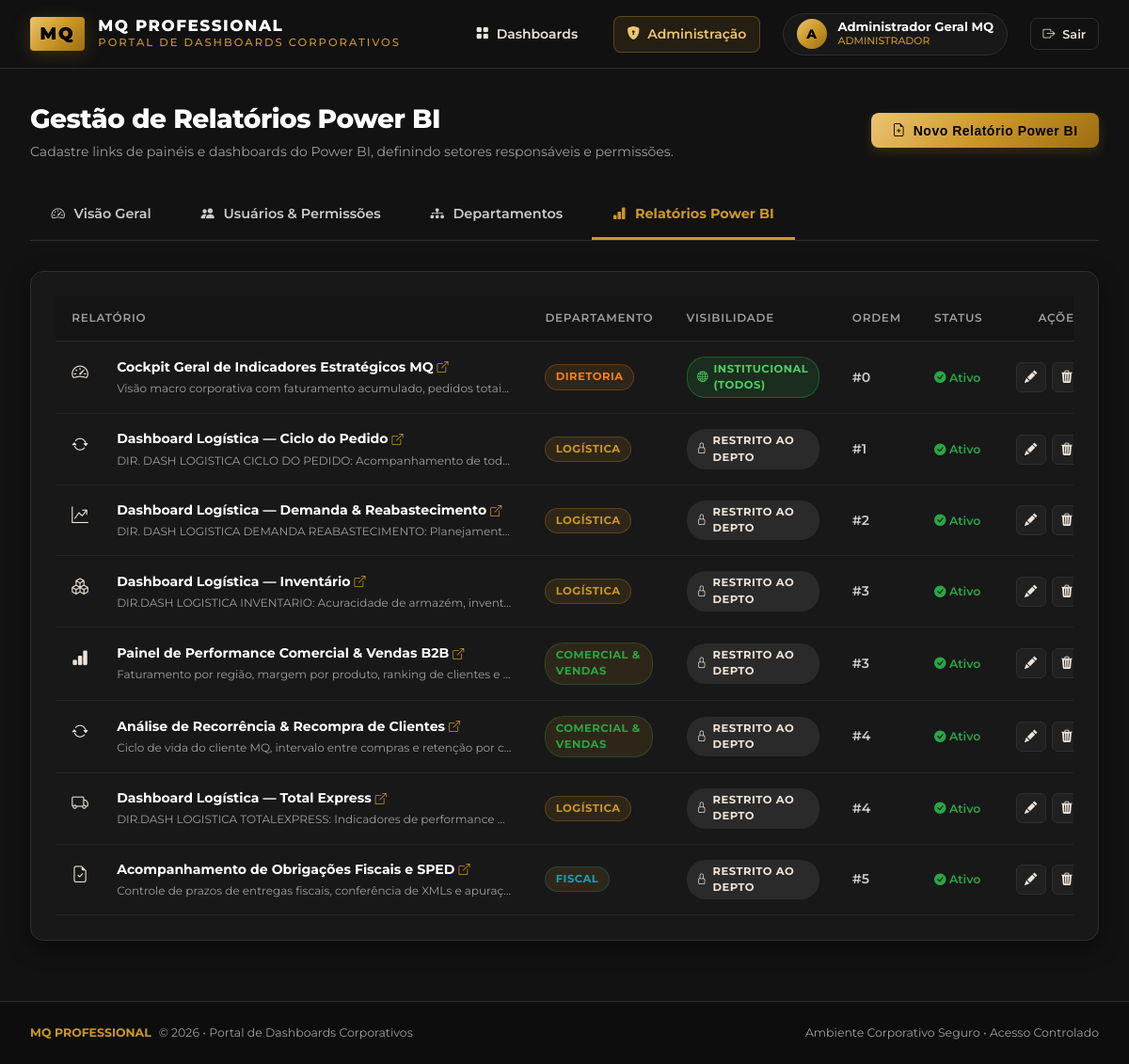
The page /admin/reports (signed in) on the database its author committed.
### tables this page shows
CREATE TABLE reports (
        id INTEGER PRIMARY KEY AUTOINCREMENT,
        title TEXT NOT NULL,
        description TEXT,
        department_id INTEGER NOT NULL,
        embed_url TEXT NOT NULL,
        icon TEXT DEFAULT 'bi-bar-chart-line',
        is_public INTEGER DEFAULT 0, -- 1 se visível para todos os usuários logados
        display_order INTEGER DEFAULT 0,
        active INTEGER DEFAULT 1,
        created_at DATETIME DEFAULT CURRENT_TIMESTAMP,
        FOREIGN KEY (department_id) REFERENCES departments (id) ON DELETE CASCADE
    );

CREATE TABLE departments (
        id INTEGER PRIMARY KEY AUTOINCREMENT,
        name TEXT NOT NULL,
        code TEXT UNIQUE NOT NULL,
        description TEXT,
        icon TEXT DEFAULT 'bi-folder',
        color TEXT DEFAULT '#CB9727',
        created_at DATETIME DEFAULT CURRENT_TIMESTAMP
    );

### app.py (the view, shortened to what this page needs)
@app.route('/admin/reports', methods=['GET', 'POST'])
@admin_required
def admin_reports():
    reports = list_all_reports()
    departments = list_all_departments()
    return render_template('admin/reports.html', reports=reports, departments=departments)

### app.py (called while the page is built)
def admin_required(f):
    @wraps(f)
    def decorated_function(*args, **kwargs):
        if 'user_id' not in session:
            flash('Por favor, faça login para acessar esta área.', 'warning')
            return redirect(url_for('login', next=request.url))
        if session.get('role') != 'admin':
            flash('Acesso restrito. Você não possui privilégios de Administrador.', 'danger')
            return redirect(url_for('portal'))
        return f(*args, **kwargs)
    return decorated_function

@app.context_processor
def inject_globals():
    return {
        'current_user': {
            'id': session.get('user_id'),
            'username': session.get('username'),
            'name': session.get('name'),
            'role': session.get('role'),
            'is_admin': session.get('role') == 'admin'
        } if 'user_id' in session else None
    }

### database.py (called while the page is built)
def get_db():
    conn = sqlite3.connect(Config.DATABASE)
    conn.row_factory = sqlite3.Row
    conn.execute("PRAGMA foreign_keys = ON;")
    return conn

def list_all_departments():
    conn = get_db()
    departments = conn.execute('''
        SELECT d.*,
               (SELECT COUNT(*) FROM reports r WHERE r.department_id = d.id AND r.active = 1) as report_count,
               (SELECT COUNT(DISTINCT user_id) FROM user_departments ud WHERE ud.department_id = d.id) as user_count
        FROM departments d
        ORDER BY d.name ASC
    ''').fetchall()
    conn.close()
    return [dict(department) for department in departments]

def list_all_reports():
    conn = get_db()
    reports = conn.execute('''
        SELECT r.*, d.name as department_name, d.color as department_color, d.code as department_code
        FROM reports r
        JOIN departments d ON r.department_id = d.id
        ORDER BY r.display_order ASC, r.title ASC
    ''').fetchall()
    conn.close()
    return [dict(report) for report in reports]

### templates/admin/reports.html (shortened to what this page needs)
{% extends "base.html" %}
{% block extra_css %}
<link rel="stylesheet" href="{{ url_for('static', filename='css/admin.css') }}">
{% endblock %}
{% block content %}
<div class="admin-header">
    <div class="admin-title-group">
        <h1>Gestão de Relatórios Power BI</h1>
        <p>Cadastre links de painéis e dashboards do Power BI, definindo setores responsáveis e permissões.</p>
    </div>
    <button type="button" class="btn-mq-gold" onclick="openModal('createReportModal')">
        <i class="bi bi-file-earmark-plus"></i> Novo Relatório Power BI
    </button>
</div>
<nav class="admin-nav-tabs">
    <a href="{{ url_for('admin_dashboard') }}" class="admin-tab-link">
        <i class="bi bi-speedometer2"></i> Visão Geral
    </a>
    <a href="{{ url_for('admin_users') }}" class="admin-tab-link">
        <i class="bi bi-people-fill"></i> Usuários & Permissões
    </a>
    <a href="{{ url_for('admin_departments') }}" class="admin-tab-link">
        <i class="bi bi-diagram-3-fill"></i> Departamentos
    </a>
    <a href="{{ url_for('admin_reports') }}" class="admin-tab-link active">
        <i class="bi bi-bar-chart-fill"></i> Relatórios Power BI
    </a>
</nav>
<div class="admin-card">
    <div class="mq-table-responsive">
        <table class="mq-table">
            <thead>
                <tr>
                    <th>Relatório</th>
                    <th>Departamento</th>
                    <th>Visibilidade</th>
                    <th>Ordem</th>
                    <th>Status</th>
                    <th style="text-align: right;">Ações</th>
                </tr>
            </thead>
            <tbody>
                {% for r in reports %}
                <tr>
                    <td>
                        <div style="display: flex; align-items: center; gap: 0.75rem;">
                            <div class="report-icon-box" style="width: 36px; height: 36px; font-size: 1.1rem; border-radius: 6px;">
                                <i class="bi {{ r.icon }}"></i>
                            </div>
                            <div>
                                <a href="{{ url_for('view_report', report_id=r.id) }}" style="font-weight: 700; color: var(--mq-white); text-decoration: none;" target="_blank">
                                    {{ r.title }} <i class="bi bi-box-arrow-up-right" style="font-size: 0.75rem; color: var(--mq-gold);"></i>
                                </a>
                                <p style="font-size: 0.75rem; color: var(--mq-gray-muted); margin-top: 0.2rem; max-width: 420px; white-space: nowrap; overflow: hidden; text-overflow: ellipsis;">
                                    {{ r.description or 'Sem descrição' }}
                                </p>
                            </div>
                        </div>
                    </td>
                    <td>
                        <span class="mq-badge" style="background: rgba(203, 151, 39, 0.12); color: {{ r.department_color }}; border: 1px solid {{ r.department_color }}44;">
                            {{ r.department_name }}
                        </span>
                    </td>
                    <td>
                        {% if r.is_public %}
                            <span class="mq-badge mq-badge-public"><i class="bi bi-globe"></i> Institucional (Todos)</span>
                        {% else %}
                            <span class="mq-badge" style="background: rgba(255, 255, 255, 0.08); color: var(--mq-creme-2);"><i class="bi bi-lock"></i> Restrito ao Depto</span>
                        {% endif %}
                    </td>
                    <td style="font-weight: 600; color: var(--mq-gray-light);">
                        #{{ r.display_order }}
                    </td>
                    <td>
                        {% if r.active %}
                            <span style="color: var(--mq-success); font-weight: 600; font-size: 0.78rem;"><i class="bi bi-check-circle-fill"></i> Ativo</span>
                        {% else %}
                            <span style="color: var(--mq-danger); font-weight: 600; font-size: 0.78rem;"><i class="bi bi-x-circle-fill"></i> Oculto</span>
                        {% endif %}
                    </td>
                    <td style="text-align: right;">
                        <div class="table-action-btns" style="justify-content: flex-end;">
                            <button type="button" class="btn-icon-action" title="Editar Relatório"
                                    onclick='editReport({{ r | tojson }})'>
                                <i class="bi bi-pencil-fill"></i>
                            </button>
                            <form method="POST" action="{{ url_for('admin_reports') }}" onsubmit="return confirm('Deseja realmente remover este relatório?');" style="display: inline;">
                                <button type="submit" class="btn-icon-action delete" title="Excluir Relatório">
                                    <i class="bi bi-trash3-fill"></i>
                                </button>
                            </form>
                        </div>
                    </td>
                </tr>
                {% endfor %}
            </tbody>
        </table>
    </div>
</div>
{% endblock %}

### static/css/mq_theme.css (style rules this page uses)
:root { --mq-black: #000000; --mq-black-bg: #121212; --mq-black-surface: #181818; --mq-black-card: #1f1f1f; --mq-black-card-hover: #262626; --mq-border: #2e2e2e; --mq-border-subtle: #242424; --mq-white: #FFFFFF; --mq-creme: #FDFBD4; --mq-creme-2: #EDE4DA; --mq-gray-muted: #9E9E9E; --mq-gray-light: #CCCCCC; --mq-gold: #CB9727; --mq-gold-light: #ECC472; --mq-gold-dark: #9B6E12; --mq-gold-glow: rgba(203, 151, 39, 0.25); --mq-gold-subtle: rgba(203, 151, 39, 0.12); --mq-grad-gold: linear-gradient(135deg, #ECC472 0%, #CB9727 50%, #9B6E12 100%); --mq-grad-gold-hover: linear-gradient(135deg, #F5D792 0%, #D8A535 50%, #B07E15 100%); --mq-grad-dark: linear-gradient(180deg, #1A1A1A 0%, #121212 100%); --mq-grad-card: linear-gradient(145deg, #222222 0%, #161616 100%); --mq-success: #28A745; --mq-danger: #DC3545; --mq-warning: #FFC107; --mq-info: #17A2B8; --mq-primary-blue: #0D6EFD; --font-main: 'Montserrat', -apple-system, BlinkMacSystemFont, sans-serif; --transition-smooth: all 0.25s cubic-bezier(0.4, 0, 0.2, 1); --shadow-card: 0 8px 24px rgba(0, 0, 0, 0.45); --shadow-gold: 0 4px 20px rgba(203, 151, 39, 0.22); }
*, *::before, *::after { box-sizing: border-box; margin: 0; padding: 0; }
body { font-family: var(--font-main); background-color: var(--mq-black-bg); color: var(--mq-creme-2); min-height: 100vh; display: flex; flex-direction: column; line-height: 1.5; -webkit-font-smoothing: antialiased; }
a { color: var(--mq-gold); text-decoration: none; transition: var(--transition-smooth); }
.btn-mq-gold { background: var(--mq-grad-gold); color: var(--mq-black); font-weight: 700; font-size: 0.875rem; letter-spacing: 0.5px; padding: 0.65rem 1.4rem; border-radius: 8px; border: none; cursor: pointer; display: inline-flex; align-items: center; justify-content: center; gap: 0.5rem; transition: var(--transition-smooth); box-shadow: 0 4px 12px rgba(203, 151, 39, 0.2); }
.mq-badge { display: inline-flex; align-items: center; gap: 0.35rem; font-size: 0.72rem; font-weight: 700; text-transform: uppercase; letter-spacing: 0.5px; padding: 0.25rem 0.65rem; border-radius: 20px; }
.mq-badge-public { background: rgba(40, 167, 69, 0.15); color: #51cf66; border: 1px solid rgba(40, 167, 69, 0.4); }

### static/css/admin.css (style rules this page uses)
.admin-header { display: flex; justify-content: space-between; align-items: center; margin-bottom: 2rem; flex-wrap: wrap; gap: 1rem; }
.admin-title-group h1 { font-size: 1.75rem; font-weight: 800; color: var(--mq-white); letter-spacing: -0.5px; }
.admin-title-group p { color: var(--mq-gray-muted); font-size: 0.88rem; margin-top: 0.2rem; }
.admin-nav-tabs { display: flex; gap: 0.5rem; border-bottom: 1px solid var(--mq-border); margin-bottom: 2rem; overflow-x: auto; }
.admin-tab-link { padding: 0.85rem 1.4rem; font-size: 0.9rem; font-weight: 600; color: var(--mq-gray-light); border-bottom: 3px solid transparent; display: inline-flex; align-items: center; gap: 0.6rem; transition: var(--transition-smooth); text-decoration: none; white-space: nowrap; }
.admin-tab-link.active { color: var(--mq-gold); border-bottom-color: var(--mq-gold); font-weight: 700; }
.admin-card { background: #181818; border: 1px solid var(--mq-border); border-radius: 14px; padding: 1.6rem; box-shadow: var(--shadow-card); margin-bottom: 2rem; }
.mq-table-responsive { width: 100%; overflow-x: auto; }
.mq-table { width: 100%; border-collapse: collapse; text-align: left; font-size: 0.88rem; }
.mq-table th { padding: 0.9rem 1.1rem; background: #141414; color: var(--mq-gray-muted); font-weight: 600; text-transform: uppercase; font-size: 0.75rem; letter-spacing: 0.75px; border-bottom: 1px solid var(--mq-border); }
.mq-table td { padding: 1rem 1.1rem; border-bottom: 1px solid var(--mq-border-subtle); color: var(--mq-creme-2); vertical-align: middle; }
.table-action-btns { display: flex; align-items: center; gap: 0.4rem; }
.btn-icon-action { width: 32px; height: 32px; display: inline-flex; align-items: center; justify-content: center; border-radius: 6px; border: 1px solid var(--mq-border); background: #202020; color: var(--mq-creme-2); cursor: pointer; transition: var(--transition-smooth); }

### rows shown on the page
reports: title "Cockpit Geral de Indicadores Estratégicos MQ", description "Visão macro corporativa com faturamento acumulado, pedidos totai…", department_name "DIRETORIA", is_public 1 (drawn), display_order "0", active 1 (drawn)
reports: title "Dashboard Logística — Ciclo do Pedido", description "DIR. DASH LOGISTICA CICLO DO PEDIDO: Acompanhamento de tod…", department_name "LOGÍSTICA", is_public 0 (drawn), display_order "1", active 1 (drawn)
reports: title "Dashboard Logística — Demanda & Reabastecimento", description "DIR. DASH LOGISTICA DEMANDA REABASTECIMENTO: Planejament…", department_name "LOGÍSTICA", is_public 0 (drawn), display_order "2", active 1 (drawn)
reports: title "Dashboard Logística — Inventário", description "DIR.DASH LOGISTICA INVENTARIO: Acuracidade de armazém, invent…", department_name "LOGÍSTICA", is_public 0 (drawn), display_order "3", active 1 (drawn)
reports: title "Painel de Performance Comercial & Vendas B2B", description "Faturamento por região, margem por produto, ranking de clientes e…", department_name "COMERCIAL & VENDAS", is_public 0 (drawn), display_order "3", active 1 (drawn)
reports: title "Análise de Recorrência & Recompra de Clientes", description "Ciclo de vida do cliente MQ, intervalo entre compras e retenção por c…", department_name "COMERCIAL & VENDAS", is_public 0 (drawn), display_order "4", active 1 (drawn)
reports: title "Dashboard Logística — Total Express", description "DIR.DASH LOGISTICA TOTALEXPRESS: Indicadores de performance…", department_name "LOGÍSTICA", is_public 0 (drawn), display_order "4", active 1 (drawn)
reports: title "Acompanhamento de Obrigações Fiscais e SPED", description "Controle de prazos de entregas fiscais, conferência de XMLs e apuraç…", department_name "FISCAL", is_public 0 (drawn), display_order "5", active 1 (drawn)

### other values the page prints
{{ current_user.name[:1] | upper }} "A"
{{ current_user.name }} "Administrador Geral MQ"
